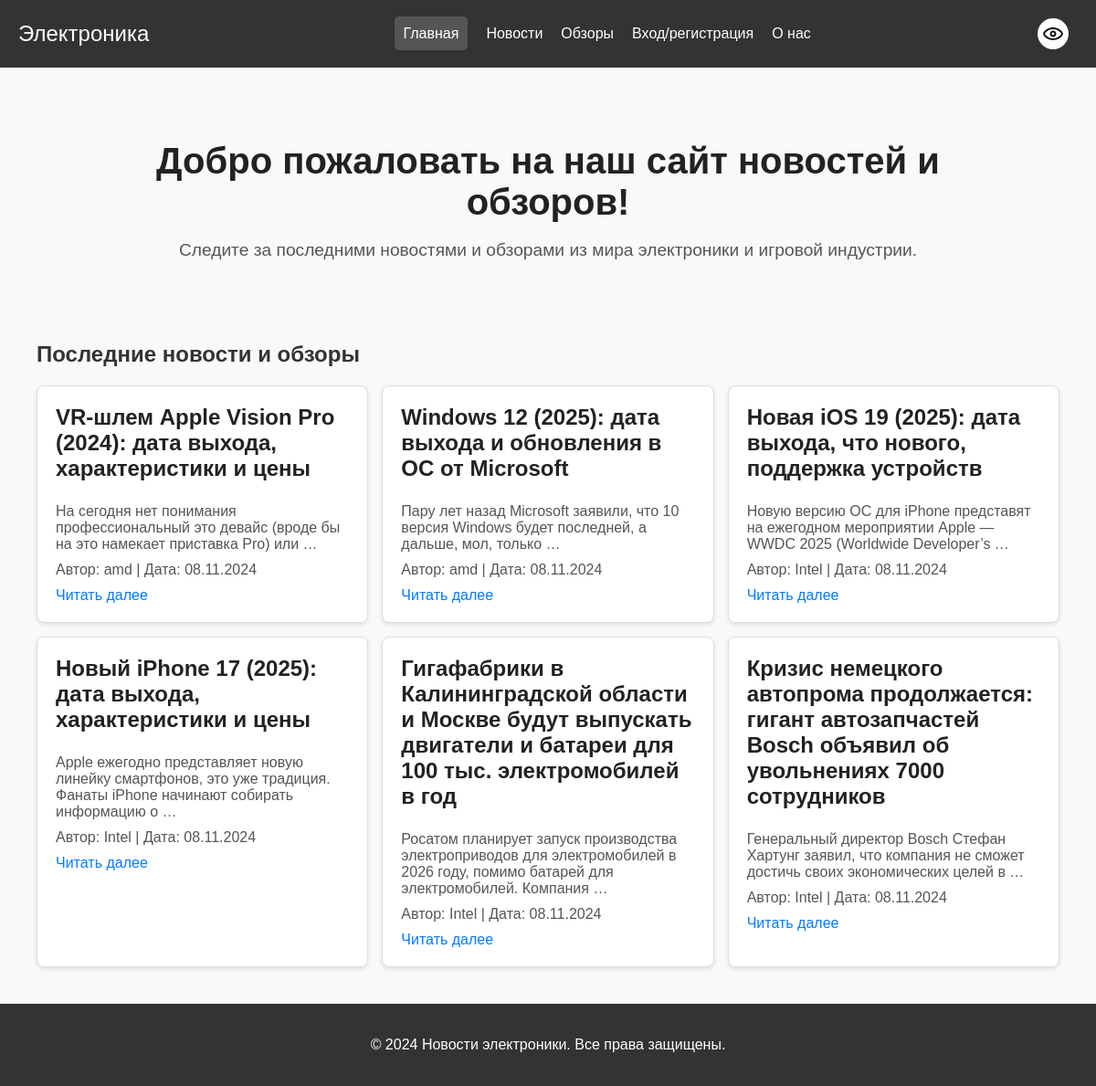
The page / on the database its author committed.
### news/models.py (models this page shows, shortened)
class Content(models.Model):
    CONTENT_TYPES = [
        ('news', 'Новости'),
        ('review', 'Обзор'),
    ]
    title = models.CharField(max_length=200)
    content = models.TextField()
    created_at = models.DateTimeField(auto_now_add=True)
    author = models.ForeignKey('UserProfile', on_delete=models.CASCADE)
    type = models.CharField(max_length=10, choices=CONTENT_TYPES)
    age_restriction = models.BooleanField(default=False, verbose_name="Возрастные ограничения")

class UserProfile(AbstractUser):
    username = models.CharField(max_length=20, unique=True, blank=False)
    nickname = models.CharField(max_length=15, blank=False)
    birthdate = models.DateField(blank=False, null=False)
    avatar = models.ImageField(upload_to='user_avatars', default='user_avatars/default-avatar.png')
    email = models.EmailField(unique=True)
    can_publish_content = models.BooleanField(default=True, verbose_name='Может публиковать контент')

### news/views.py (the view)
# urls.py: path('', views.index, name='index'),
def index(request):
    latest_news = Content.objects.order_by('-created_at')[:6]
    return render(request, 'index.html', {'latest_news': latest_news})

### news/templates/index.html (shortened to what this page needs)
{% extends 'base.html' %}
{% load static %}
{% block extra_css %}
<link rel="stylesheet" href="{% static 'css/index.css' %}">
{% endblock %}
{% block content %}
<div class="content-container">
    <div class="banner">
        <h1>Добро пожаловать на наш сайт новостей и обзоров!</h1>
        <p>Следите за последними новостями и обзорами из мира электроники и игровой индустрии.</p>
    </div>
    <div class="latest-content">
        <h2>Последние новости и обзоры</h2>
        <div class="content-cards">
            {% for news in latest_news %}
                <div class="content-card">
                    <h3>{{ news.title }}</h3>
                    <p>{{ news.content|truncatewords:15 }}</p>
                    <p>Автор: {{ news.author.username }} | Дата: {{ news.created_at|date:"d.m.Y" }}</p>
                    <a href="{% url 'content_detail' news.id %}">Читать далее</a>
                </div>
            {% empty %}
                <p>Нет доступных новостей или обзоров.</p>
            {% endfor %}
        </div>
    </div>
</div>
{% endblock %}

### news/static/css/base.css (style rules this page uses)
body { margin: 0; font-family: Arial, sans-serif; display: flex; flex-direction: column; min-height: 100vh; }
body { background-color: #f9f9f9; color: #333; }

### news/static/css/index.css (style rules this page uses)
.content-container { max-width: 1200px; margin: 0 auto; padding: 20px; }
.banner { text-align: center; padding: 40px; background-color: #f8f9fa; border-radius: 8px; margin-bottom: 20px; color: #333; }
.banner h1 { font-size: 2.5em; margin: 0 0 10px 0; color: #222; }
.banner p { font-size: 1.2em; color: #555; }
.latest-content { margin-top: 30px; }
.content-cards { display: flex; flex-wrap: wrap; gap: 15px; }
.content-card { background: #fff; border: 1px solid #ddd; border-radius: 8px; padding: 20px; flex: 1 1 300px; box-shadow: 0 2px 5px rgba(0, 0, 0, 0.1); color: #333; }
.content-card h3 { margin-top: 0; font-size: 1.5em; color: #222; }
.content-card p { margin: 10px 0; color: #555; }
.content-card a { color: #007bff; text-decoration: none; }

### rows shown on the page
Content: title "VR-шлем Apple Vision Pro (2024): дата выхода, характеристики и цены", content "На сегодня нет понимания профессиональный это девайс (вроде бы на это намекает приставка Pro) или …", author.username "amd", created_at "08.11.2024"
Content: title "Windows 12 (2025): дата выхода и обновления в ОС от Microsoft", content "Пару лет назад Microsoft заявили, что 10 версия Windows будет последней, а дальше, мол, только …", author.username "amd", created_at "08.11.2024"
Content: title "Новая iOS 19 (2025): дата выхода, что нового, поддержка устройств", content "Новую версию ОС для iPhone представят на ежегодном мероприятии Apple — WWDC 2025 (Worldwide Developer’s …", author.username "Intel", created_at "08.11.2024"
Content: title "Новый iPhone 17 (2025): дата выхода, характеристики и цены", content "Apple ежегодно представляет новую линейку смартфонов, это уже традиция. Фанаты iPhone начинают собирать информацию о …", author.username "Intel", created_at "08.11.2024"
Content: title "Гигафабрики в Калининградской области и Москве будут выпускать двигатели и батареи для 100 тыс. электромобилей в год", content "Росатом планирует запуск производства электроприводов для электромобилей в 2026 году, помимо батарей для электромобилей. Компания …", author.username "Intel", created_at "08.11.2024"
Content: title "Кризис немецкого автопрома продолжается: гигант автозапчастей Bosch объявил об увольнениях 7000 сотрудников", content "Генеральный директор Bosch Стефан Хартунг заявил, что компания не сможет достичь своих экономических целей в …", author.username "Intel", created_at "08.11.2024"
